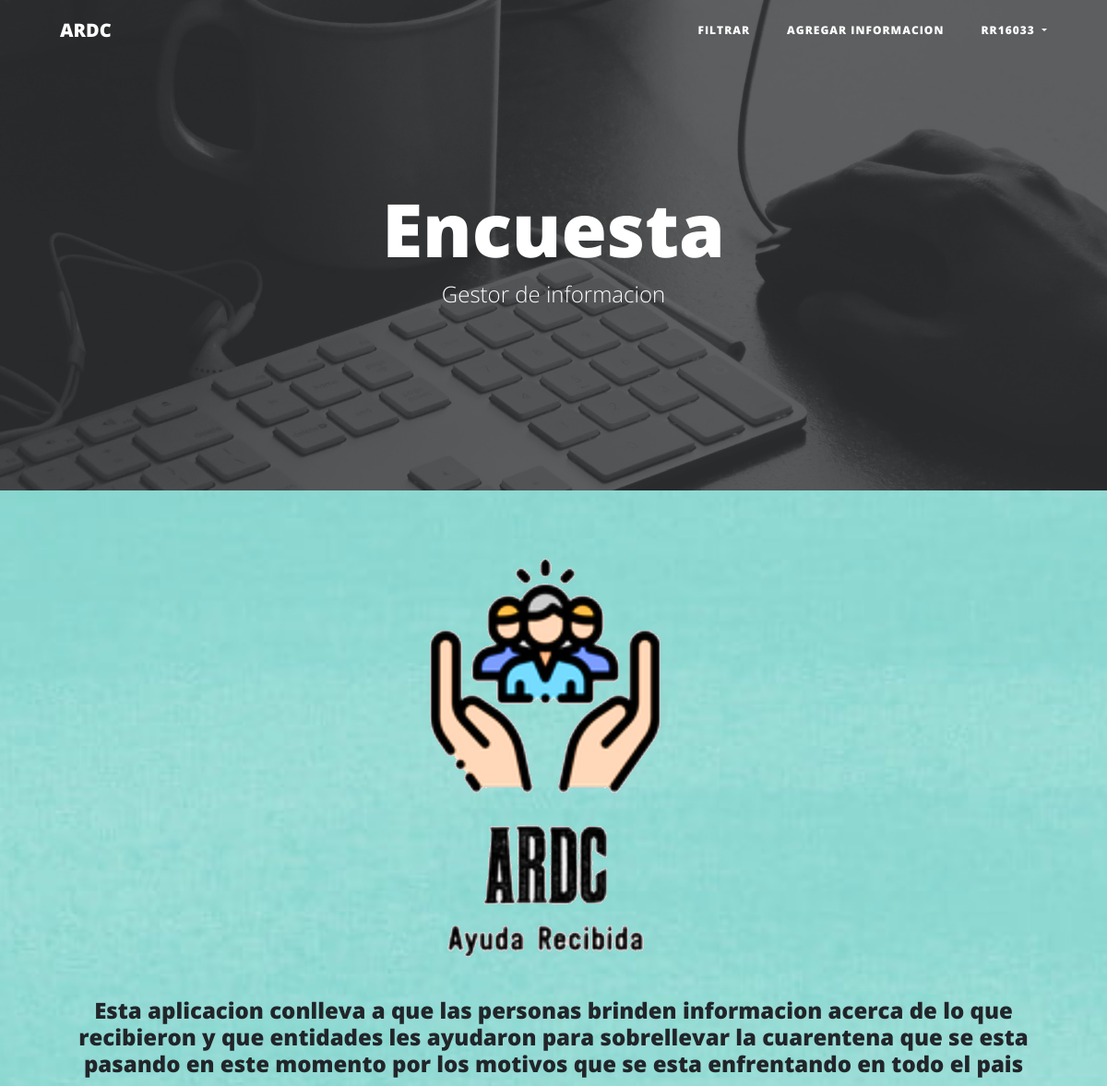
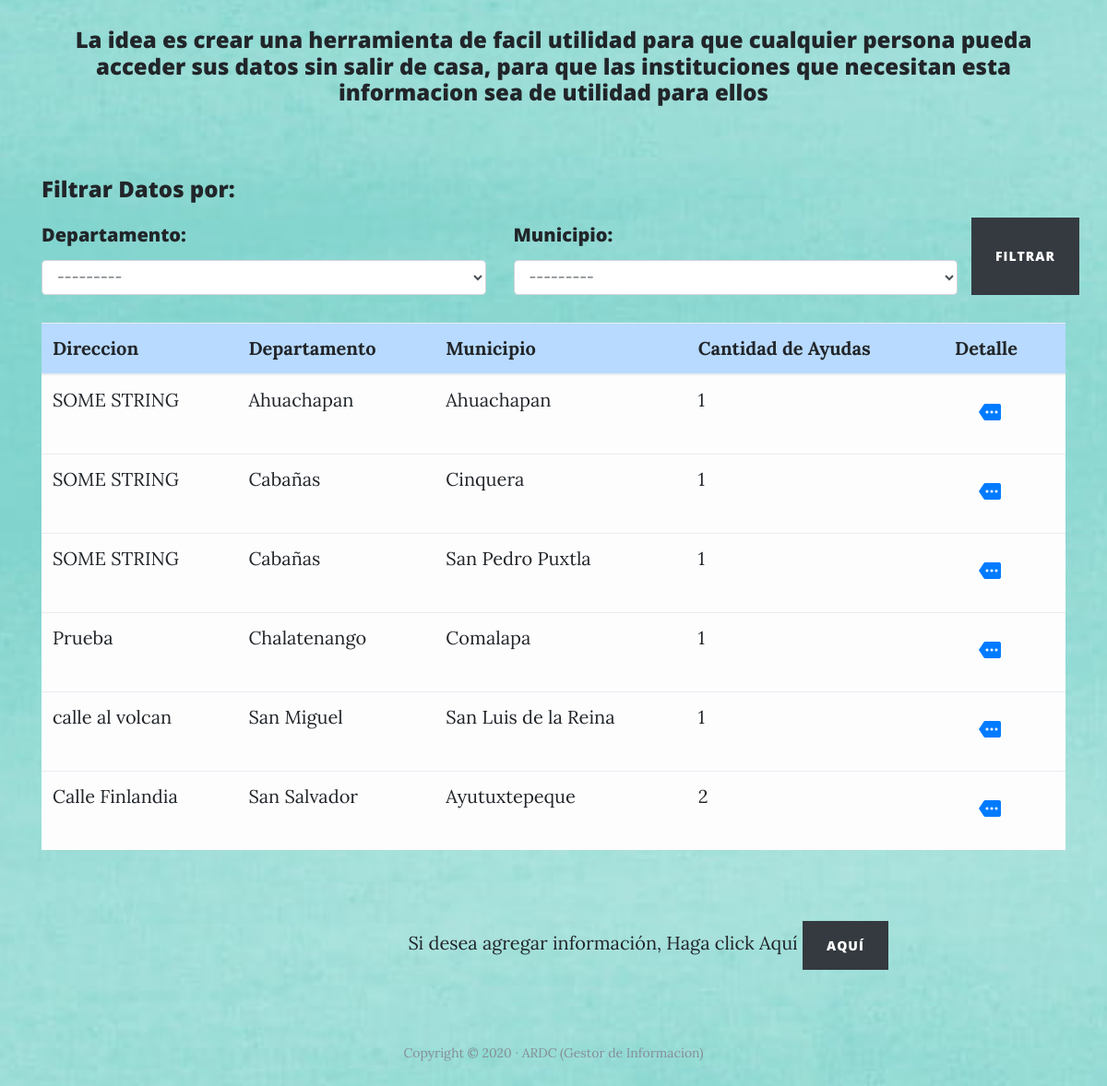
Screenshot of / (signed in) with the database file from the repository (2 pictures, top to bottom).
### core/models.py (models this page shows)
class Beneficiario(models.Model):
    idBeneficiario = models.AutoField(primary_key=True)
    direccion=models.CharField(max_length=50, default='SOME STRING')
    departamento = models.ForeignKey(Departamento, null = True, blank = True, on_delete=models.CASCADE)
    municipio = models.ForeignKey(Municipio, null = True, blank = True, on_delete=models.CASCADE)
    estado = models.IntegerField(default=1)

### core/views.py (the view)
# urls.py: path('', views.filtrar, name = "Filtrar"),
def filtrar(request):
    beneficiarios = Beneficiario.objects.raw('SELECT idBeneficiario, direccion, nombre_departamento, nombre_municipio, COUNT(idBeneficiario) AS cantidad '\
                                        'FROM core_beneficiario, core_municipio, core_departamento, core_detallebeneficiario  '\
                                        'WHERE core_beneficiario.municipio_id=core_municipio.idMunicipio  '\
                                        'AND core_beneficiario.departamento_id=core_departamento.idDepartamento  '\
                                        'AND core_beneficiario.idBeneficiario=core_detallebeneficiario.beneficiario_id '\
                                        'GROUP BY direccion, nombre_departamento, nombre_municipio, idBeneficiario')
    grafico = Departamento.objects.raw('SELECT idDepartamento, nombre_departamento, count(departamento_id) cont FROM core_departamento  '\
                                        'left outer join core_beneficiario on core_beneficiario.departamento_id = core_departamento.idDepartamento  '\
                                        'left join core_detallebeneficiario on core_beneficiario.idBeneficiario = core_detallebeneficiario.beneficiario_id '\
                                        'group by nombre_departamento, idDepartamento '\
                                        'order by nombre_departamento ASC')
    form = FormFiltrar()
    if request.method == 'POST':
        form = FormFiltrar(request.POST)
        if form.is_valid():
            return HttpResponseRedirect(url)
    return render(request, "core/filtrar.html",{'form':form, 'ayudas':ayudas, 'entidades':entidades, 'beneficiarios':beneficiarios, 'grafico':grafico})

### core/forms.py
class FormFiltrar(forms.Form):
    departamento = forms.ModelChoiceField(
        label=u'',
        queryset=Departamento.objects.all(),
        widget=forms.Select(attrs={'class':'form-control'}),
    )
    municipio = forms.ModelChoiceField(
        label=u'',
        queryset=Municipio.objects.all(),
        widget=forms.Select(attrs={'class':'form-control'}),
    )
    ayudas = forms.ModelChoiceField(
        label=u'',
        queryset=Beneficio.objects.all(),
        widget=forms.Select(attrs={'class':'form-control'}),
    )
    entidades = forms.ModelChoiceField(
        label=u'',
        queryset=Benefactor.objects.all(),
        widget=forms.Select(attrs={'class':'form-control'}),
    )
    def __init__(self, *args, **kwargs):
        super(FormFiltrar, self).__init__(*args, **kwargs)
        self.fields['municipio'].queryset = Municipio.objects.none()

### core/models.py (called while the page is built)
    def __str__(self):
        return self.nombre_departamento

### core/templates/core/filtrar.html (shortened to what this page needs)
{% extends 'core/base.html' %}
{% block background %}{% load static %}{% static 'core/img/home-bg.jpg' %}{% endblock %}
{% block headers %}
<h1>Encuesta</h1>
    <span class="subheading">Gestor de informacion</span>
{% endblock %}
{% block content %}
    <div align = "center">
        <img class="img-fluid" src="{% static 'core/img/logo_new.png' %}" alt="">
    </div>
    <div align = "Center">
        <div class="container">
             <label>
                  <h4>
                        Esta aplicacion conlleva a que las personas brinden informacion acerca de lo que recibieron
                        y que entidades les ayudaron para sobrellevar la cuarentena que se esta pasando en este momento
                        por los motivos que se esta enfrentando en todo el pais
                  </h4>
                    <br>
                  <h4>
                        La idea es crear una herramienta de facil utilidad para que cualquier persona pueda acceder
                        sus datos sin salir de casa, para que las instituciones que necesitan esta informacion
                        sea de utilidad para ellos
                  </h4>
             </label>
        </div>
        <br>
    </div>
    <br>
    <div class = "container">
        <label><h4>Filtrar Datos por:</h4></label>
        <form method="POST">
            <div class="row">
                <div class="col">
                    <label class="col-form-label" for="inputDepartamento"><h5>Departamento:</h5></label>
                    {{ form.departamento }}
                </div>
                <div class="col">
                    <label class="col-form-label" for="inputMunicipio"><h5>Municipio:</h5></label>
                    {{ form.municipio }}
                </div>
                <button type="button" class="btn btn-dark" id="filtrarInfo"><h8>Filtrar</h8></button>
            </div>
        </form>
        <br>
        <div id='result'>
            <table class="table table-hover">
                <thead>
                    <tr class="table-primary">
                        <th scope="col">Direccion</th>
                        <th scope="col">Departamento</th>
                        <th scope="col">Municipio</th>
                        <th scope="col">Cantidad de Ayudas</th>
                        <th scope="col">Detalle</th>
                    </tr>
                </thead>
                <tbody>
                    {% for beneficiario in beneficiarios %}
                        <tr class="table-light">
                            <td>{{beneficiario.direccion}}</td>
                            <td>{{beneficiario.nombre_departamento}}</td>
                            <td>{{beneficiario.nombre_municipio}}</td>
                            <td>{{beneficiario.cantidad}}</td>
                            <td>
                                <button type="button" onclick="getInfoExtend({{beneficiario.idBeneficiario}})" class="btn btn-link" data-toggle="modal" data-target="#exampleModal">
                                    <i class="large material-icons">more</i>
                                </button>
                            </td>
                        </tr>
                    {% endfor %}
                </tbody>
            </table>
        </div>
        <div class="container-fluid">
            <div class="row">
                <div class="col-lg-12">
                </div>
            </div>
        </div>
    </div>
{% endblock%}
{% block footer%}
    <br></br>
    <div align = "center" class="container">
        <label>Si desea agregar información, Haga click Aquí</label>
        <a href="{% url 'Agregar Infromacion' %}"><button type="button" class="btn btn-dark" pull-left><h8>Aquí</h8></button></a>
    </div>
{% endblock %}

### core/templates/core/base.html (shortened to what this page needs)
{% load static %}
<!DOCTYPE html>
<html lang="es">
  <head>
    {% load static %}
    <link href="{% static 'core/vendor/bootstrap/css/bootstrap.min.css' %}" rel="stylesheet">
    <link href="{% static 'core/vendor/font-awesome/css/font-awesome.min.css' %}" rel="stylesheet" type="text/css">
    <link href="{% static 'core/css/clean-blog.min.css' %}" rel="stylesheet">
     </head>
  <body>
    <nav class="navbar navbar-expand-lg navbar-light fixed-top" id="mainNav">
      <div class="container">
        <a class="navbar-brand" href="{% url 'Filtrar' %}">ARDC</a>
        <div class="collapse navbar-collapse" id="navbarResponsive">
          <ul class="navbar-nav ml-auto">
            <li class="nav-item">
              <a class="nav-link" href="{% url 'Filtrar' %}">Filtrar</a>
            </li>
            <li class="nav-item">
              <a class="nav-link" href="{% url 'Agregar Infromacion' %}">Agregar Informacion</a>
            </li>
            {% if request.user.is_authenticated %}
            <li class="nav-item dropdown">
              <a class="nav-link dropdown-toggle" href="#" id="navbarDropdown" role="button" data-toggle="dropdown" aria-haspopup="true" aria-expanded="false">
                  {{ request.user.username}}
              </a>
            </li>
            {% else %}
            <li class="nav-item">
              <a class="nav-link" href="{% url 'Iniciar Sesion' %}">Iniciar Sesion</a>
            </li>
            {% endif%}
          </ul>
        </div>
      </div>
    </nav>
    <header class="masthead" style="background-image: url('{% block background %}{% endblock %}')">
      <div class="overlay"></div>
      <div class="container">
        <div class="row">
          <div class="col-lg-8 col-md-10 mx-auto">
            <div class="site-heading">
                {% block headers %}{% endblock %}
            </div>
          </div>
        </div>
      </div>
    </header>
    {% block content %}
    {% endblock%}
    {% block footer %}
    {% endblock %}
    <footer>
      <br>
      <br>
      <div class="container">
        <div class="row">
          <div class="col-lg-8 col-md-10 mx-auto">
            <p class="copyright text-muted">Copyright &copy; 2020 · ARDC (Gestor de Informacion) </p>
          </div>
        </div>
      </div>
    </footer>
  </body>
</html>

### rows the page displays
Beneficiario: direccion "SOME STRING", nombre_departamento "Ahuachapan", nombre_municipio "Ahuachapan", cantidad "1"
Beneficiario: direccion "SOME STRING", nombre_departamento "Cabañas", nombre_municipio "Cinquera", cantidad "1"
Beneficiario: direccion "SOME STRING", nombre_departamento "Cabañas", nombre_municipio "San Pedro Puxtla", cantidad "1"
Beneficiario: direccion "Prueba", nombre_departamento "Chalatenango", nombre_municipio "Comalapa", cantidad "1"
Beneficiario: direccion "calle al volcan", nombre_departamento "San Miguel", nombre_municipio "San Luis de la Reina", cantidad "1"
Beneficiario: direccion "Calle Finlandia", nombre_departamento "San Salvador", nombre_municipio "Ayutuxtepeque", cantidad "2"

### other values shown
{{ request.user.username }} "RR16033"
